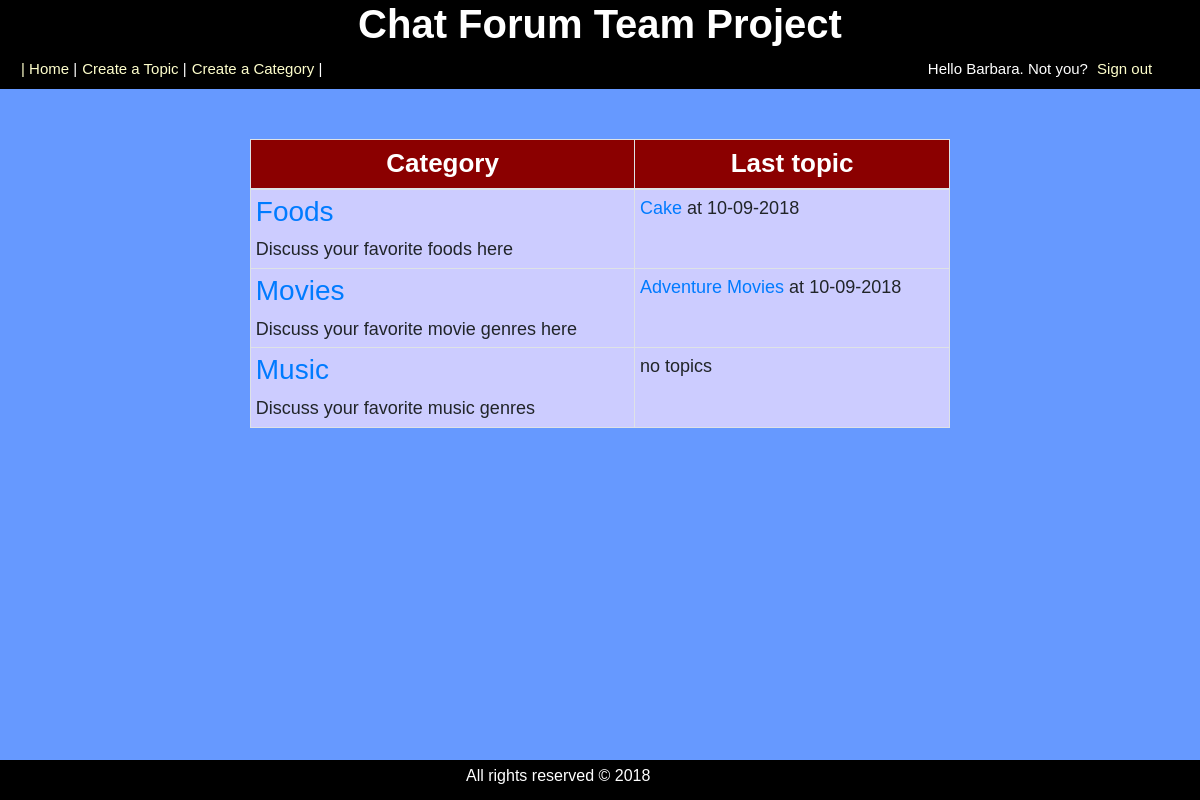
The page / (signed in) on the database its author committed.
### tables this page shows
CREATE TABLE `categories` (
  `cat_id` int(8) NOT NULL,
  `cat_name` varchar(255) NOT NULL,
  `cat_description` varchar(255) NOT NULL
);

CREATE TABLE `topics` (
  `topic_id` int(8) NOT NULL,
  `topic_subject` varchar(255) NOT NULL,
  `topic_date` datetime NOT NULL,
  `topic_cat` int(8) NOT NULL,
  `topic_by` int(8) NOT NULL
);

### index.php (the view)
<?php
include 'connect.php';
include 'header.php';
$sql = "SELECT
			categories.cat_id,
			categories.cat_name,
			categories.cat_description,
			COUNT(topics.topic_id) AS topics
		FROM
			categories
		LEFT JOIN
			topics
		ON
			topics.topic_id = categories.cat_id
		GROUP BY
			categories.cat_name, categories.cat_description, categories.cat_id";
$result = mysqli_query($connection,$sql);
if(!$result)
{
	echo 'The categories could not be displayed, please try again later.';
}
else
{
	if(mysqli_num_rows($result) == 0)
	{
		echo 'No categories defined yet.';
	}
	else
	{
		echo '<table class="table table-bordered table-sm table-hover center">
				  	<thead>
					  <tr>
						<th>Category</th>
						<th>Last topic</th>
					  </tr>
					</thead>
			    <tbody>';
		while($row = mysqli_fetch_assoc($result))
		{
			echo '<tr>';
				echo '<td id="left_part">';
					echo '<h3><a href="category.php?id=' . $row['cat_id'] . '">' . $row['cat_name'] . '</a></h3>' . $row['cat_description'];
				echo '</td>';
				echo '<td id="right_part">';
					$topicsql = "SELECT
									topic_id,
									topic_subject,
									topic_date,
									topic_cat
								FROM
									topics
								WHERE
									topic_cat = " . $row['cat_id'] . "
								ORDER BY
									topic_date
								DESC
								LIMIT
									1";
					$topicsresult = mysqli_query($connection,$topicsql);
					if(!$topicsresult)
					{
						echo 'Last topic could not be displayed.';
					}
					else
					{
						if(mysqli_num_rows($topicsresult) == 0)
						{
							echo 'no topics';
						}
						else
						{
							while($topicrow = mysqli_fetch_assoc($topicsresult))
							echo '<a href="topic.php?id=' . $topicrow['topic_id'] . '">' . $topicrow['topic_subject'] . '</a> at ' . date('d-m-Y', strtotime($topicrow['topic_date']));
						}
					}
				echo '</td>
				</tr>';
		}
		echo'</tbody>
	  	</table>
	  	</div>';
	}
}
include 'footer.php';
?>

### styles.css (style rules this page uses)
html { position: relative; min-height: 100%; }
body { text-align: center; }
.body_style { background-color: #6699ff !important; font-size: 15px; font-family:sans-serif; margin-bottom: 40px; }
a { text-decoration:none !important; }
table.center { margin-left:auto !important; margin-right:auto !important; border-collapse: collapse; width: 700px !important; }
th { background-color: darkred !important; color: white !important; font-size:26px; text-align:center; }
td { padding: 5px ; font-size:18px; background-color:#ccccff; }

### rows shown on the page
categories: cat_name "Foods", cat_description "Discuss your favorite foods here"
topics: topic_subject "Cake", topic_date "10-09-2018"
categories: cat_name "Movies", cat_description "Discuss your favorite movie genres here"
topics: topic_subject "Adventure Movies", topic_date "10-09-2018"
categories: cat_name "Music", cat_description "Discuss your favorite music genres", shows "no topics"

### other values the page prints
$_SESSION['user_name'] "Barbara"
